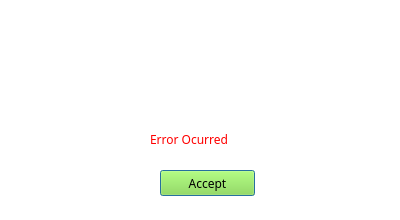
<?xml version="1.0" encoding="UTF-8"?>
<ui version="4.0">
 <class>error_dialog</class>
 <widget class="QDialog" name="error_dialog">
  <property name="geometry">
   <rect>
    <x>0</x>
    <y>0</y>
    <width>400</width>
    <height>220</height>
   </rect>
  </property>
  <property name="font">
   <font>
    <family>Ubuntu Mono</family>
   </font>
  </property>
  <property name="windowTitle">
   <string>Error ocurred</string>
  </property>
  <property name="styleSheet">
   <string notr="true">background-color: rgb(255, 255, 255);</string>
  </property>
  <property name="modal">
   <bool>true</bool>
  </property>
  <widget class="QPushButton" name="okay_button">
   <property name="geometry">
    <rect>
     <x>160</x>
     <y>170</y>
     <width>95</width>
     <height>26</height>
    </rect>
   </property>
   <property name="font">
    <font>
     <family>Ubuntu Mono</family>
    </font>
   </property>
   <property name="cursor">
    <cursorShape>PointingHandCursor</cursorShape>
   </property>
   <property name="styleSheet">
    <string notr="true">background-color: rgb(138, 226, 52);
border-color: rgb(78, 154, 6);</string>
   </property>
   <property name="text">
    <string>Accept</string>
   </property>
  </widget>
  <widget class="QLabel" name="warning_label">
   <property name="geometry">
    <rect>
     <x>160</x>
     <y>20</y>
     <width>91</width>
     <height>81</height>
    </rect>
   </property>
   <property name="text">
    <string/>
   </property>
   <property name="pixmap">
    <pixmap>../img/warning.png</pixmap>
   </property>
   <property name="scaledContents">
    <bool>true</bool>
   </property>
  </widget>
  <widget class="QLabel" name="error_label">
   <property name="geometry">
    <rect>
     <x>150</x>
     <y>130</y>
     <width>111</width>
     <height>18</height>
    </rect>
   </property>
   <property name="styleSheet">
    <string notr="true">color: rgb(255, 0, 0);</string>
   </property>
   <property name="text">
    <string>Error Ocurred</string>
   </property>
  </widget>
 </widget>
 <resources/>
 <connections/>
</ui>
